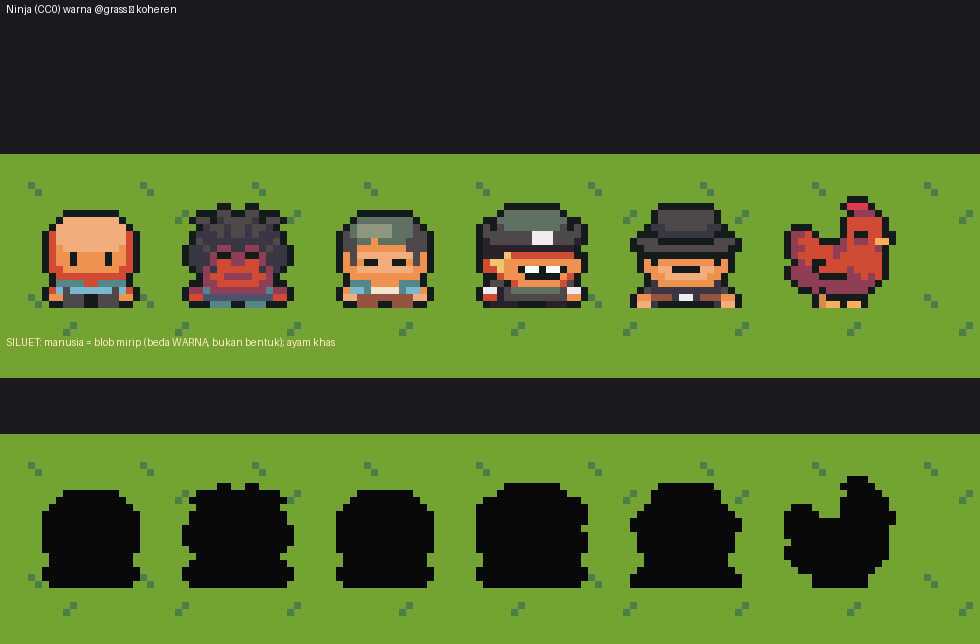
#> input picture assets_aetherion/_reference/siluet_test_ninja_cc0.png, 980 x 644 px
$ python -i pandang_gudang.py   (imports and definitions only)
#> lines starting #> are read from the running program, lines starting #| are printed output that depends on the picture
# -*- coding: utf-8 -*-
"""Rasterize PNG di atas papan catur + kisi 32 px, supaya BENTUK terlihat.

Aturan gudang: nama berkas TIDAK dipercaya. Ini alat untuk melihat.
Kisi digambar supaya "berkisi 32 atau bukan" bisa dijawab dari mata, bukan dari
ukuran kanvas (1024x1024 bisa berkisi 16, 32, atau bukan kisi sama sekali).
"""
import os
import sys

# [1 line not run here, left out]
from PIL import Image, ImageDraw

OUT = os.path.dirname(os.path.abspath(__file__))


def papan(w, h, k=8):
    im = Image.new("RGBA", (w, h), (120, 120, 120, 255))
    d = ImageDraw.Draw(im)
    for y in range(0, h, k):
        for x in range(0, w, k):
            if (x // k + y // k) % 2:
                d.rectangle([x, y, x + k - 1, y + k - 1], fill=(160, 160, 160, 255))
    return im


def pandang(src, dst, skala=0, kisi=32, maks=1500, data=None):
#> called with dst = 'out.png', skala = 0, kisi = 32, maks = 1500
    im = (data or Image.open(src)).convert("RGBA")
#> im is the input picture: PIL image 980x644 RGBA; mean R, G, B, A 77.6, 97.1, 43.8, 255
    w, h = im.size
#> w = 980; h = 644
    if skala == 0:
        skala = max(1, min(6, maks // max(w, h)))
#> skala = 1
    im = im.resize((w * skala, h * skala), Image.NEAREST)
    bg = papan(im.width, im.height)
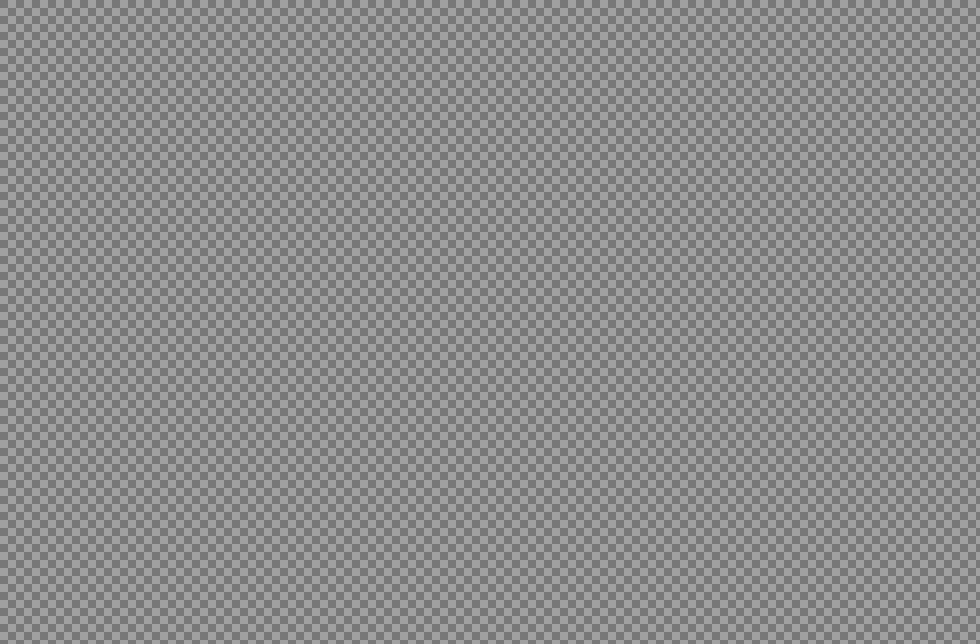
#> bg: PIL image 980x644 RGBA; mean R, G, B, A 140, 140, 140, 255
    bg.alpha_composite(im)
    if kisi:
        d = ImageDraw.Draw(bg)
        s = kisi * skala
#> s = 32
        for x in range(0, bg.width, s):
            d.line([(x, 0), (x, bg.height)], fill=(255, 0, 0, 80))
        for y in range(0, bg.height, s):
            d.line([(0, y), (bg.width, y)], fill=(255, 0, 0, 80))
    p = os.path.join(OUT, dst)
    bg.convert("RGB").save(p)
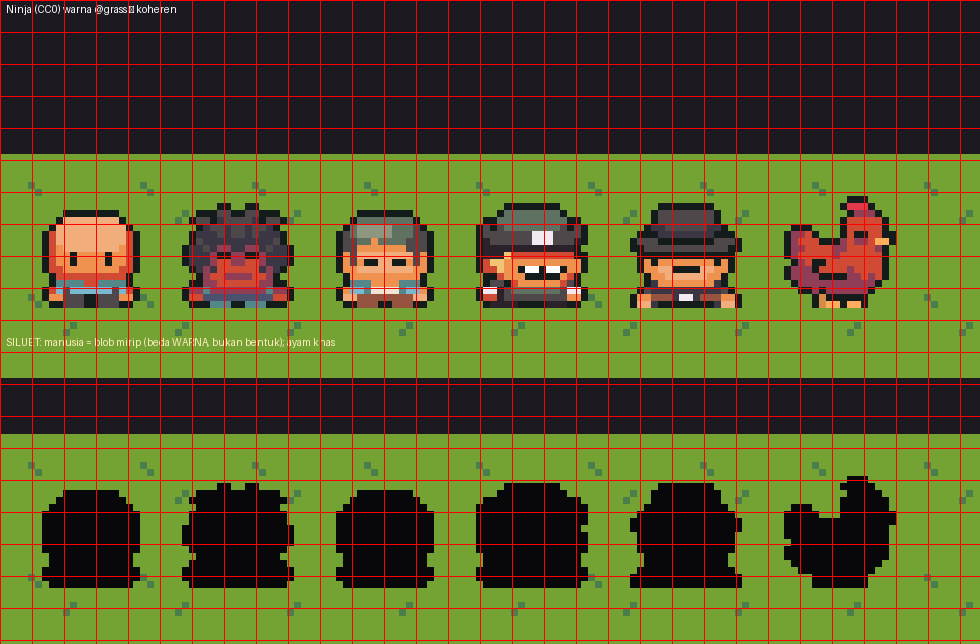
#> saved as out.png: PIL image 980x644 RGB; mean R, G, B 88.8, 91, 41
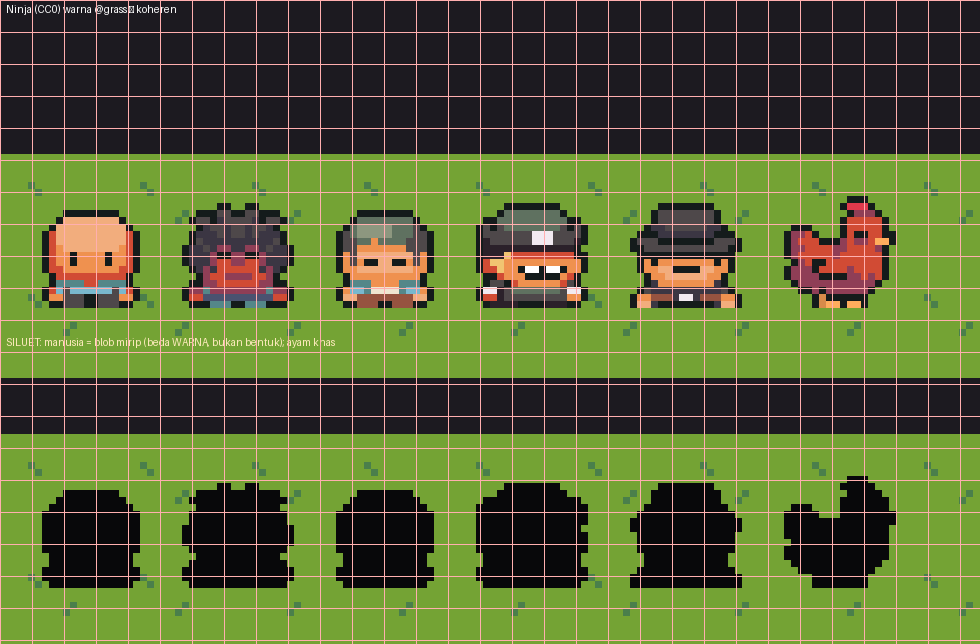
#> bg: PIL image 980x644 RGBA; mean R, G, B, A 88.8, 91, 41, 243.9; transparent parts drawn white
    print("%-44s %sx%s x%d kisi%s -> %s" % (os.path.basename(str(src)), w, h, skala, kisi, dst))
#| siluet_test_ninja_cc0.png                    980x644 x1 kisi32 -> out.png
    return p


# [3 lines not run here, left out]

>>> result = pandang('../assets_aetherion/_reference/siluet_test_ninja_cc0.png', 'out.png')

$ run again, on assets_aetherion/_reference/aetherion_palette_v1.png
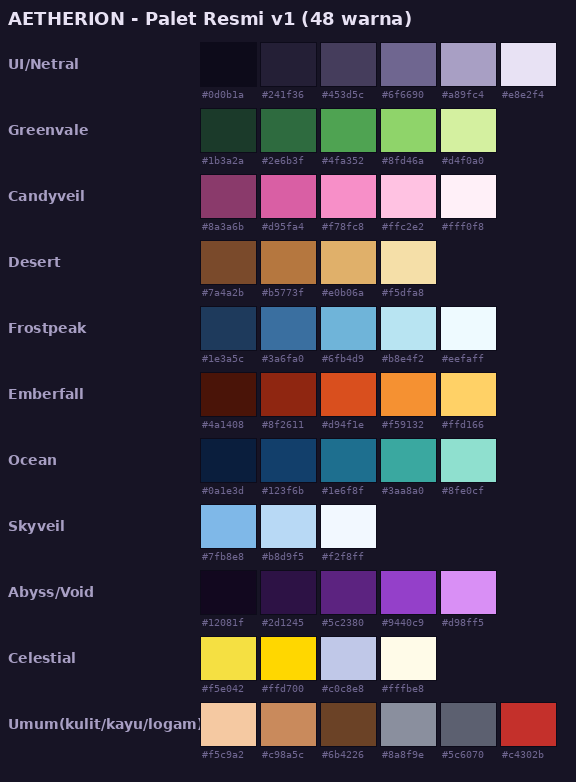
#> input picture assets_aetherion/_reference/aetherion_palette_v1.png, 576 x 782 px
#> in pandang, `bg = papan(im.width, im.height)`:
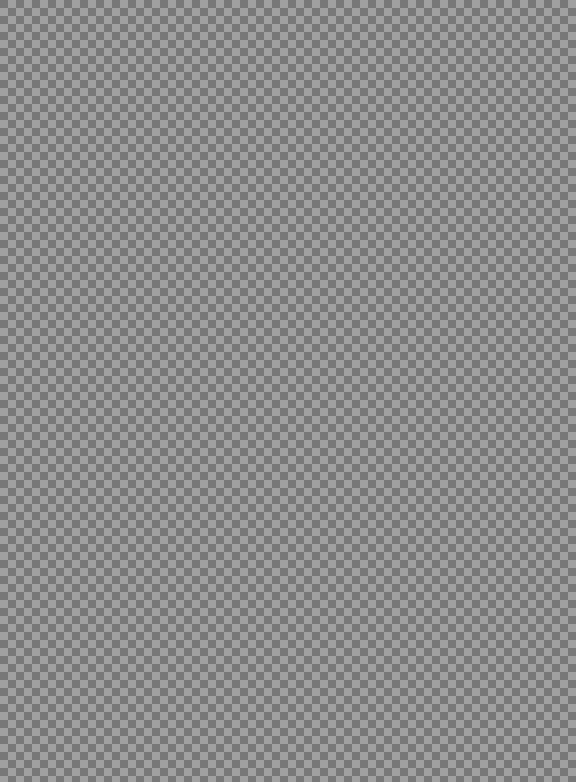
#> bg: PIL image 576x782 RGBA; mean R, G, B, A 140, 140, 140, 255
#> in pandang, `bg.convert("RGB").save(p)`:
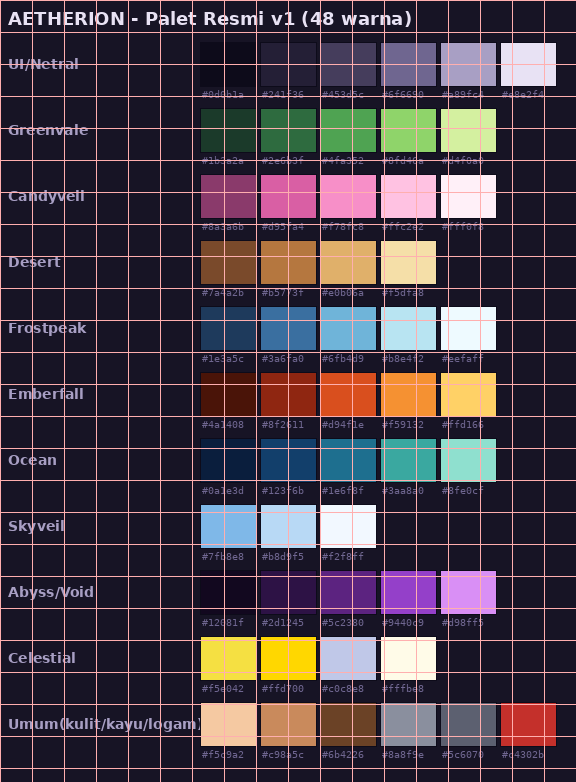
#> bg: PIL image 576x782 RGBA; mean R, G, B, A 73, 51.4, 62.4, 244.1; transparent parts drawn white
#| aetherion_palette_v1.png                     576x782 x1 kisi32 -> out.png
